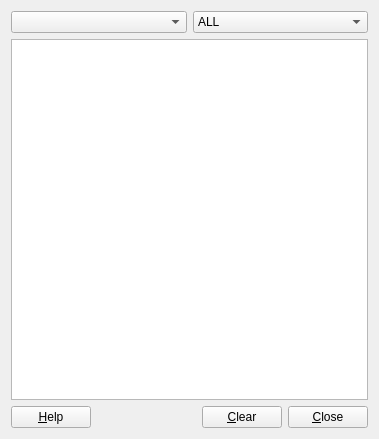
<ui version="4.0" >
 <class>ForwardDebugWindow</class>
 <widget class="QWidget" name="ForwardDebugWindow" >
  <property name="geometry" >
   <rect>
    <x>0</x>
    <y>0</y>
    <width>379</width>
    <height>439</height>
   </rect>
  </property>
  <property name="windowTitle" >
   <string>Forward Debug Window</string>
  </property>
  <layout class="QVBoxLayout" >
   <item>
    <layout class="QHBoxLayout" >
     <item>
      <widget class="QComboBox" name="comboBox_2" />
     </item>
     <item>
      <widget class="QComboBox" name="comboBox" >
       <item>
        <property name="text" >
         <string>ALL</string>
        </property>
       </item>
       <item>
        <property name="text" >
         <string>ERROR</string>
        </property>
       </item>
       <item>
        <property name="text" >
         <string>DEBUG</string>
        </property>
       </item>
       <item>
        <property name="text" >
         <string>INFO</string>
        </property>
       </item>
      </widget>
     </item>
    </layout>
   </item>
   <item>
    <widget class="QTextEdit" name="textEdit" />
   </item>
   <item>
    <layout class="QHBoxLayout" >
     <item>
      <widget class="QPushButton" name="pushButton_3" >
       <property name="text" >
        <string>&amp;Help</string>
       </property>
      </widget>
     </item>
     <item>
      <spacer>
       <property name="orientation" >
        <enum>Qt::Horizontal</enum>
       </property>
       <property name="sizeHint" >
        <size>
         <width>40</width>
         <height>20</height>
        </size>
       </property>
      </spacer>
     </item>
     <item>
      <widget class="QPushButton" name="pushButton" >
       <property name="text" >
        <string>&amp;Clear</string>
       </property>
      </widget>
     </item>
     <item>
      <widget class="QPushButton" name="pushButton_2" >
       <property name="text" >
        <string>&amp;Close</string>
       </property>
      </widget>
     </item>
    </layout>
   </item>
  </layout>
 </widget>
 <resources/>
 <connections/>
</ui>
